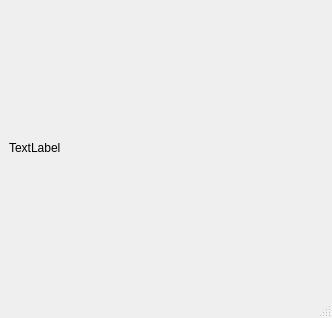
<?xml version="1.0" encoding="UTF-8"?>
<ui version="4.0">
 <class>PictureWindow</class>
 <widget class="QMainWindow" name="PictureWindow">
  <property name="geometry">
   <rect>
    <x>0</x>
    <y>0</y>
    <width>332</width>
    <height>318</height>
   </rect>
  </property>
  <property name="windowTitle">
   <string>NRP-Solver Picture</string>
  </property>
  <widget class="QWidget" name="centralwidget">
   <layout class="QGridLayout" name="gridLayout">
    <item row="0" column="0">
     <widget class="QLabel" name="labelPicture">
      <property name="text">
       <string>TextLabel</string>
      </property>
     </widget>
    </item>
   </layout>
  </widget>
  <widget class="QMenuBar" name="menubar">
   <property name="geometry">
    <rect>
     <x>0</x>
     <y>0</y>
     <width>332</width>
     <height>18</height>
    </rect>
   </property>
  </widget>
  <widget class="QStatusBar" name="statusbar"/>
 </widget>
 <resources/>
 <connections/>
</ui>
